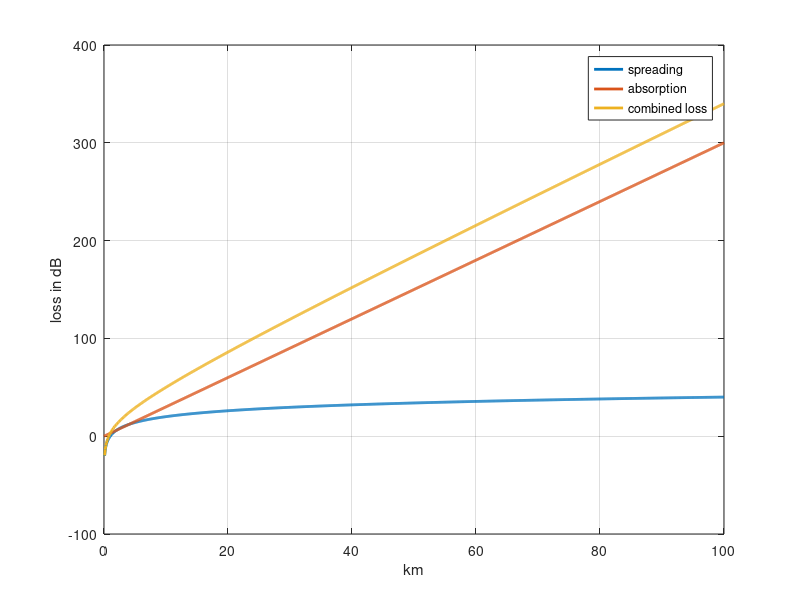

Write the MATLAB code that produced this figure.
clc; clear; close all

% Impact of spreading vs aborption

r_max=100;
r=0:r_max/1000:r_max; % distance in km

sprd= -10*log10(r.^-2); % spherical spreading loss

alpha= 3; % absorption coefficient in dB/km
absp= -10*(-alpha*r/10); % absorption loss

plot(r,sprd,'linewidth',2)
hold on
plot(r,absp,'linewidth',2)
plot(r,sprd+absp,'linewidth',2) % plot total transmission loss
grid on

legend('spreading','absorption','combined loss')


ylabel('loss in dB')
xlabel('km')
grid on